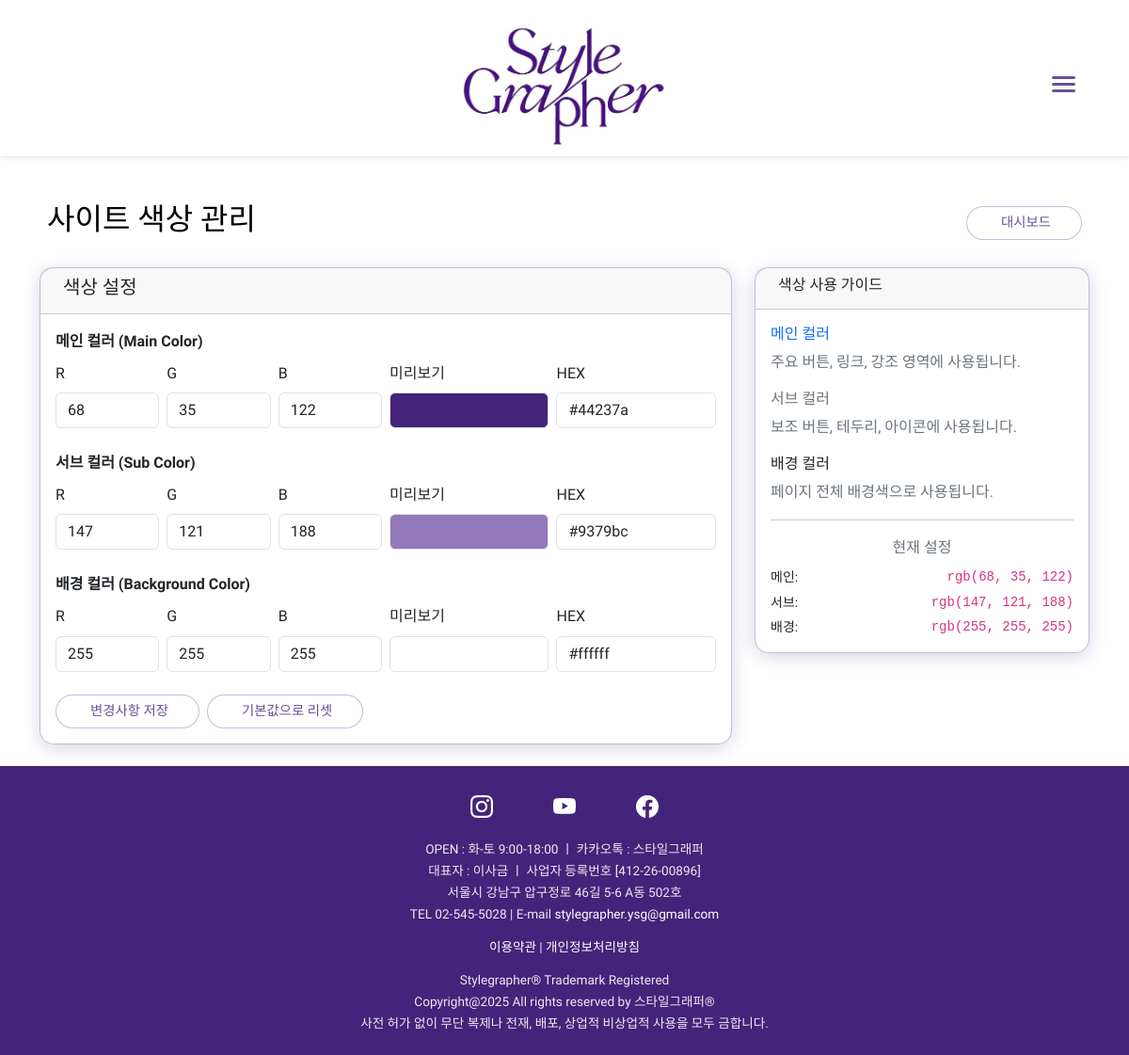
Screenshot of /admin/site-colors (signed in) with the database file from the repository.
### models.py (models this page shows, shortened)
class SiteSettings(db.Model):
    id = db.Column(db.Integer, primary_key=True)
    main_color_r = db.Column(db.Integer, default=139)  # 기본값: rgba(139, 95, 191, 0.8)
    main_color_g = db.Column(db.Integer, default=95)
    main_color_b = db.Column(db.Integer, default=191)
    sub_color_r = db.Column(db.Integer, default=65)   # 기본값: rgba(65, 26, 75, 0.8)
    sub_color_g = db.Column(db.Integer, default=26)
    sub_color_b = db.Column(db.Integer, default=75)
    background_color_r = db.Column(db.Integer, default=255)  # 기본값: white
    background_color_g = db.Column(db.Integer, default=255)
    background_color_b = db.Column(db.Integer, default=255)
    created_at = db.Column(db.DateTime, default=datetime.utcnow)
    updated_at = db.Column(db.DateTime, default=datetime.utcnow, onupdate=datetime.utcnow)
    @classmethod
    def get_current_settings(cls):
        settings = cls.query.first()
        if not settings:
            settings = cls()
            db.session.add(settings)
            db.session.commit()
        return settings
    def get_main_color_rgb(self):
        return f"{self.main_color_r}, {self.main_color_g}, {self.main_color_b}"
    def get_sub_color_rgb(self):
        return f"{self.sub_color_r}, {self.sub_color_g}, {self.sub_color_b}"
    def get_background_color_rgb(self):
        return f"{self.background_color_r}, {self.background_color_g}, {self.background_color_b}"
    def get_main_color_hex(self):
        return f"#{self.main_color_r:02x}{self.main_color_g:02x}{self.main_color_b:02x}"
    def get_sub_color_hex(self):
        return f"#{self.sub_color_r:02x}{self.sub_color_g:02x}{self.sub_color_b:02x}"
    def get_background_color_hex(self):
        return f"#{self.background_color_r:02x}{self.background_color_g:02x}{self.background_color_b:02x}"

### routes/admin.py (the view)
@admin.route('/site-colors')
@login_required
def site_colors():
    try:
        settings = SiteSettings.get_current_settings()
        return render_template('admin/site_colors.html', settings=settings)
    except Exception as e:
        print(f"Error loading site colors: {str(e)}")
        flash('사이트 색상 설정을 불러오는 중 오류가 발생했습니다.', 'error')
        return redirect(url_for('admin.dashboard'))

### templates/admin/site_colors.html (shortened to what this page needs)
{% extends "base.html" %}
{% block content %}
<div class="container my-5">
    <div class="d-flex justify-content-between align-items-center mb-4">
        <h2>사이트 색상 관리</h2>
        <div>
            <a href="{{ url_for('admin.dashboard') }}" class="btn btn-secondary me-2">
                대시보드
            </a>
        </div>
    </div>
    <div class="row">
        <div class="col-lg-8">
            <div class="card">
                <div class="card-header">
                    <h5>색상 설정</h5>
                </div>
                <div class="card-body">
                    <form method="POST" action="{{ url_for('admin.update_site_colors') }}">
                        <div class="mb-4">
                            <label class="form-label fw-bold">메인 컬러 (Main Color)</label>
                            <div class="row g-2">
                                <div class="col-md-2">
                                    <label for="main_color_r" class="form-label">R</label>
                                    <input type="number" class="form-control" id="main_color_r" name="main_color_r"
                                           value="{{ settings.main_color_r }}" min="0" max="255" required>
                                </div>
                                <div class="col-md-2">
                                    <label for="main_color_g" class="form-label">G</label>
                                    <input type="number" class="form-control" id="main_color_g" name="main_color_g"
                                           value="{{ settings.main_color_g }}" min="0" max="255" required>
                                </div>
                                <div class="col-md-2">
                                    <label for="main_color_b" class="form-label">B</label>
                                    <input type="number" class="form-control" id="main_color_b" name="main_color_b"
                                           value="{{ settings.main_color_b }}" min="0" max="255" required>
                                </div>
                                <div class="col-md-3">
                                    <label class="form-label">미리보기</label>
                                    <div id="main_color_preview" class="border rounded" style="height: 38px; background-color: rgb({{ settings.main_color_r }}, {{ settings.main_color_g }}, {{ settings.main_color_b }});"></div>
                                </div>
                                <div class="col-md-3">
                                    <label class="form-label">HEX</label>
                                    <input type="text" class="form-control" id="main_color_hex" value="{{ settings.get_main_color_hex() }}" readonly>
                                </div>
                            </div>
                        </div>
                        <div class="mb-4">
                            <label class="form-label fw-bold">서브 컬러 (Sub Color)</label>
                            <div class="row g-2">
                                <div class="col-md-2">
                                    <label for="sub_color_r" class="form-label">R</label>
                                    <input type="number" class="form-control" id="sub_color_r" name="sub_color_r"
                                           value="{{ settings.sub_color_r }}" min="0" max="255" required>
                                </div>
                                <div class="col-md-2">
                                    <label for="sub_color_g" class="form-label">G</label>
                                    <input type="number" class="form-control" id="sub_color_g" name="sub_color_g"
                                           value="{{ settings.sub_color_g }}" min="0" max="255" required>
                                </div>
                                <div class="col-md-2">
                                    <label for="sub_color_b" class="form-label">B</label>
                                    <input type="number" class="form-control" id="sub_color_b" name="sub_color_b"
                                           value="{{ settings.sub_color_b }}" min="0" max="255" required>
                                </div>
                                <div class="col-md-3">
                                    <label class="form-label">미리보기</label>
                                    <div id="sub_color_preview" class="border rounded" style="height: 38px; background-color: rgb({{ settings.sub_color_r }}, {{ settings.sub_color_g }}, {{ settings.sub_color_b }});"></div>
                                </div>
                                <div class="col-md-3">
                                    <label class="form-label">HEX</label>
                                    <input type="text" class="form-control" id="sub_color_hex" value="{{ settings.get_sub_color_hex() }}" readonly>
                                </div>
                            </div>
                        </div>
                        <div class="mb-4">
                            <label class="form-label fw-bold">배경 컬러 (Background Color)</label>
                            <div class="row g-2">
                                <div class="col-md-2">
                                    <label for="background_color_r" class="form-label">R</label>
                                    <input type="number" class="form-control" id="background_color_r" name="background_color_r"
                                           value="{{ settings.background_color_r }}" min="0" max="255" required>
                                </div>
                                <div class="col-md-2">
                                    <label for="background_color_g" class="form-label">G</label>
                                    <input type="number" class="form-control" id="background_color_g" name="background_color_g"
                                           value="{{ settings.background_color_g }}" min="0" max="255" required>
                                </div>
                                <div class="col-md-2">
                                    <label for="background_color_b" class="form-label">B</label>
                                    <input type="number" class="form-control" id="background_color_b" name="background_color_b"
                                           value="{{ settings.background_color_b }}" min="0" max="255" required>
                                </div>
                                <div class="col-md-3">
                                    <label class="form-label">미리보기</label>
                                    <div id="background_color_preview" class="border rounded" style="height: 38px; background-color: rgb({{ settings.background_color_r }}, {{ settings.background_color_g }}, {{ settings.background_color_b }});"></div>
                                </div>
                                <div class="col-md-3">
                                    <label class="form-label">HEX</label>
                                    <input type="text" class="form-control" id="background_color_hex" value="{{ settings.get_background_color_hex() }}" readonly>
                                </div>
                            </div>
                        </div>
                        <div class="d-flex gap-2">
                            <button type="submit" class="btn btn-primary">
                                변경사항 저장
                            </button>
                            <button type="button" class="btn btn-warning" onclick="resetToDefaults()">
                                기본값으로 리셋
                            </button>
                        </div>
                    </form>
                </div>
            </div>
        </div>
        <div class="col-lg-4">
            <div class="card">
                <div class="card-header">
                    <h6>색상 사용 가이드</h6>
                </div>
                <div class="card-body">
                    <div class="mb-3">
                        <h6 class="text-primary">메인 컬러</h6>
                        <small class="text-muted">주요 버튼, 링크, 강조 영역에 사용됩니다.</small>
                    </div>
                    <div class="mb-3">
                        <h6 class="text-secondary">서브 컬러</h6>
                        <small class="text-muted">보조 버튼, 테두리, 아이콘에 사용됩니다.</small>
                    </div>
                    <div class="mb-3">
                        <h6 class="text-dark">배경 컬러</h6>
                        <small class="text-muted">페이지 전체 배경색으로 사용됩니다.</small>
                    </div>
                    <hr>
                    <div class="text-center">
                        <small class="text-muted">현재 설정</small>
                        <div class="mt-2">
                            <div class="d-flex justify-content-between align-items-center mb-1">
                                <span class="small">메인:</span>
                                <code class="small">rgb({{ settings.main_color_r }}, {{ settings.main_color_g }}, {{ settings.main_color_b }})</code>
                            </div>
                            <div class="d-flex justify-content-between align-items-center mb-1">
                                <span class="small">서브:</span>
                                <code class="small">rgb({{ settings.sub_color_r }}, {{ settings.sub_color_g }}, {{ settings.sub_color_b }})</code>
                            </div>
                            <div class="d-flex justify-content-between align-items-center">
                                <span class="small">배경:</span>
                                <code class="small">rgb({{ settings.background_color_r }}, {{ settings.background_color_g }}, {{ settings.background_color_b }})</code>
                            </div>
                        </div>
                    </div>
                </div>
            </div>
        </div>
    </div>
</div>
{% endblock %}

### static/css/style.css (style rules this page uses)
:root { --primary-purple: #663399; --light-purple: #9966cc; --dark-purple: #4B0082; --white: #ffffff; --black: #000000; }
body { margin: 0; padding: 0; font-family: 'Nanum Gothic', -apple-system, BlinkMacSystemFont, 'Segoe UI', 'Roboto', 'Helvetica Neue', Arial, sans-serif; line-height: 1.6; color: var(--black); }
.card { border: none; transition: all 0.3s ease; }
.btn-primary, .btn-outline-primary, .btn { background-color: white; border: 1px solid rgba(var(--sub-color-rgb), 0.5); color: var(--main-color-alpha); padding: 0.4rem 2rem; border-radius: 20px; font-size: 0.9rem; transition: all 0.3s ease; text-decoration: none; }
.card { border: 1px solid rgba(var(--main-color-rgb), 0.3); border-radius: 15px; box-shadow: 0 4px 20px rgba(var(--main-color-rgb), 0.2); background-color: #fff; transition: all 0.3s ease; }

### templates/base.html (style rules this page uses)
* { font-family: 'Nanum Gothic', -apple-system, BlinkMacSystemFont, 'Segoe UI', 'Roboto', 'Helvetica Neue', Arial, sans-serif; }
body { font-family: 'Nanum Gothic', -apple-system, BlinkMacSystemFont, 'Segoe UI', 'Roboto', 'Helvetica Neue', Arial, sans-serif; }
.card-text, .service-description, .card-body p:not(.card-title):not(.card-subtitle), .card-body small { font-size: 1rem !important; color: #6c757d !important; line-height: 1.4; word-break: keep-all; overflow-wrap: break-word; line-break: strict; }
.card h1, .card h2, .card h3, .card h4, .card h5, .card h6, .card .lead, .card .gallery-image-count, .card .service-title, .card .option-title { word-break: keep-all; overflow-wrap: break-word; line-break: strict; }

### rows the page displays
SiteSettings: main_color_r "68", main_color_g "35", main_color_b "122", get_main_color_hex "#44237a", sub_color_r "147", sub_color_g "121", sub_color_b "188", get_sub_color_hex "#9379bc", background_color_r "255", background_color_g "255", background_color_b "255", get_background_color_hex "#ffffff"
